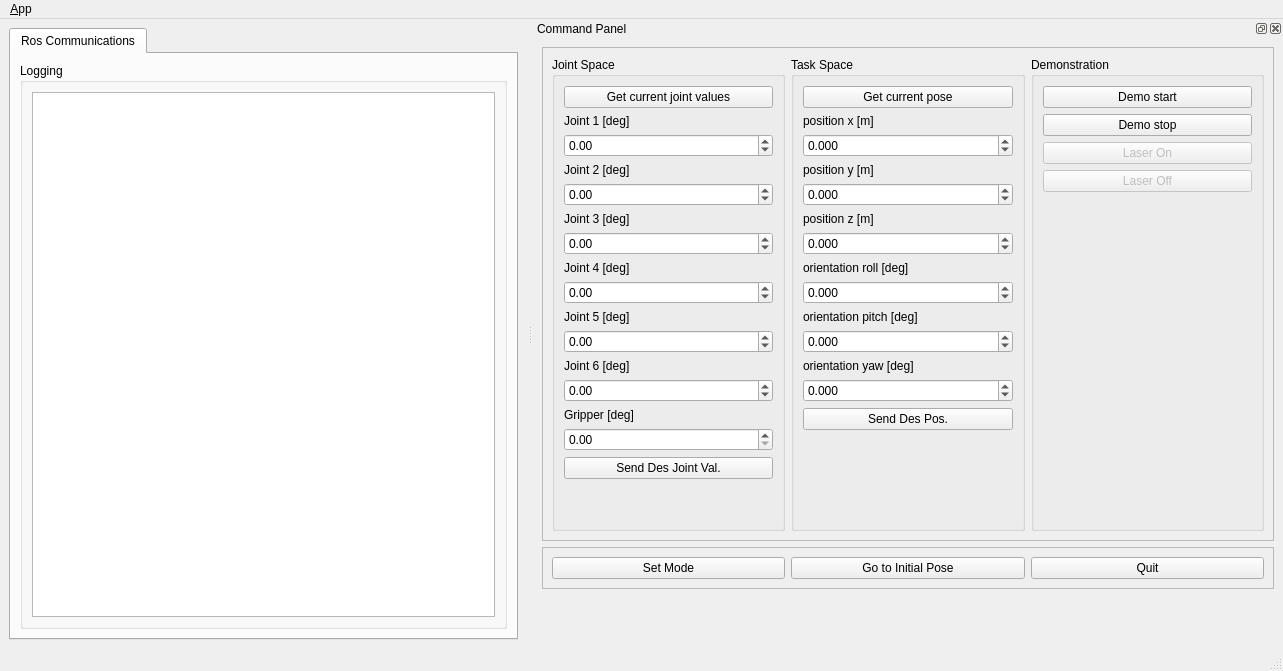
<?xml version="1.0" encoding="UTF-8"?>
<ui version="4.0">
 <class>MainWindowDesign</class>
 <widget class="QMainWindow" name="MainWindowDesign">
  <property name="geometry">
   <rect>
    <x>0</x>
    <y>0</y>
    <width>1283</width>
    <height>671</height>
   </rect>
  </property>
  <property name="windowTitle">
   <string>QRosApp</string>
  </property>
  <property name="windowIcon">
   <iconset resource="../resources/images.qrc">
    <normaloff>:/images/icon.png</normaloff>:/images/icon.png</iconset>
  </property>
  <property name="locale">
   <locale language="English" country="Australia"/>
  </property>
  <widget class="QWidget" name="centralwidget">
   <layout class="QHBoxLayout">
    <item>
     <widget class="QTabWidget" name="tab_manager">
      <property name="minimumSize">
       <size>
        <width>100</width>
        <height>0</height>
       </size>
      </property>
      <property name="locale">
       <locale language="English" country="Australia"/>
      </property>
      <property name="currentIndex">
       <number>0</number>
      </property>
      <widget class="QWidget" name="tab_status">
       <attribute name="title">
        <string>Ros Communications</string>
       </attribute>
       <layout class="QVBoxLayout" name="verticalLayout_2">
        <item>
         <widget class="QGroupBox" name="groupBox_12">
          <property name="sizePolicy">
           <sizepolicy hsizetype="MinimumExpanding" vsizetype="Preferred">
            <horstretch>0</horstretch>
            <verstretch>0</verstretch>
           </sizepolicy>
          </property>
          <property name="title">
           <string>Logging</string>
          </property>
          <layout class="QGridLayout" name="gridLayout_3">
           <item row="0" column="0">
            <widget class="QListView" name="view_logging"/>
           </item>
          </layout>
         </widget>
        </item>
       </layout>
      </widget>
     </widget>
    </item>
   </layout>
  </widget>
  <widget class="QMenuBar" name="menubar">
   <property name="geometry">
    <rect>
     <x>0</x>
     <y>0</y>
     <width>1283</width>
     <height>19</height>
    </rect>
   </property>
   <widget class="QMenu" name="menu_File">
    <property name="title">
     <string>&amp;App</string>
    </property>
    <addaction name="action_Preferences"/>
    <addaction name="separator"/>
    <addaction name="actionAbout"/>
    <addaction name="actionAbout_Qt"/>
    <addaction name="separator"/>
    <addaction name="action_Quit"/>
   </widget>
   <addaction name="menu_File"/>
  </widget>
  <widget class="QStatusBar" name="statusbar"/>
  <widget class="QDockWidget" name="dock_status">
   <property name="sizePolicy">
    <sizepolicy hsizetype="Preferred" vsizetype="Preferred">
     <horstretch>0</horstretch>
     <verstretch>0</verstretch>
    </sizepolicy>
   </property>
   <property name="minimumSize">
    <size>
     <width>750</width>
     <height>610</height>
    </size>
   </property>
   <property name="maximumSize">
    <size>
     <width>524287</width>
     <height>10000</height>
    </size>
   </property>
   <property name="allowedAreas">
    <set>Qt::RightDockWidgetArea</set>
   </property>
   <property name="windowTitle">
    <string>Command Panel</string>
   </property>
   <attribute name="dockWidgetArea">
    <number>2</number>
   </attribute>
   <widget class="QWidget" name="dockWidgetContents_2">
    <layout class="QFormLayout" name="formLayout">
     <property name="fieldGrowthPolicy">
      <enum>QFormLayout::AllNonFixedFieldsGrow</enum>
     </property>
     <item row="1" column="0" colspan="2">
      <widget class="QFrame" name="frame_2">
       <property name="maximumSize">
        <size>
         <width>800</width>
         <height>16777215</height>
        </size>
       </property>
       <property name="frameShape">
        <enum>QFrame::StyledPanel</enum>
       </property>
       <property name="frameShadow">
        <enum>QFrame::Raised</enum>
       </property>
       <layout class="QHBoxLayout" name="horizontalLayout">
        <item>
         <widget class="QPushButton" name="set_mode_button">
          <property name="text">
           <string>Set Mode</string>
          </property>
         </widget>
        </item>
        <item>
         <widget class="QPushButton" name="ini_pose_button">
          <property name="text">
           <string>Go to Initial Pose</string>
          </property>
         </widget>
        </item>
        <item>
         <widget class="QPushButton" name="quit_button">
          <property name="sizePolicy">
           <sizepolicy hsizetype="Minimum" vsizetype="Minimum">
            <horstretch>0</horstretch>
            <verstretch>0</verstretch>
           </sizepolicy>
          </property>
          <property name="text">
           <string>Quit</string>
          </property>
         </widget>
        </item>
       </layout>
      </widget>
     </item>
     <item row="0" column="0" colspan="2">
      <widget class="QFrame" name="frame">
       <property name="sizePolicy">
        <sizepolicy hsizetype="Preferred" vsizetype="Preferred">
         <horstretch>0</horstretch>
         <verstretch>0</verstretch>
        </sizepolicy>
       </property>
       <property name="maximumSize">
        <size>
         <width>16777215</width>
         <height>600</height>
        </size>
       </property>
       <property name="frameShape">
        <enum>QFrame::StyledPanel</enum>
       </property>
       <property name="frameShadow">
        <enum>QFrame::Raised</enum>
       </property>
       <layout class="QGridLayout" name="gridLayout">
        <item row="0" column="2" rowspan="4">
         <widget class="QGroupBox" name="demonstration">
          <property name="title">
           <string>Demonstration</string>
          </property>
          <layout class="QVBoxLayout" name="verticalLayout_6">
           <item>
            <widget class="QPushButton" name="demo_start_button">
             <property name="text">
              <string>Demo start</string>
             </property>
            </widget>
           </item>
           <item>
            <widget class="QPushButton" name="demo_stop_button">
             <property name="text">
              <string>Demo stop</string>
             </property>
            </widget>
           </item>
           <item>
            <widget class="QPushButton" name="laser_on_button">
             <property name="enabled">
              <bool>false</bool>
             </property>
             <property name="text">
              <string>Laser On</string>
             </property>
            </widget>
           </item>
           <item>
            <widget class="QPushButton" name="laser_off_button">
             <property name="enabled">
              <bool>false</bool>
             </property>
             <property name="text">
              <string>Laser Off</string>
             </property>
            </widget>
           </item>
           <item>
            <spacer name="verticalSpacer">
             <property name="orientation">
              <enum>Qt::Vertical</enum>
             </property>
             <property name="sizeHint" stdset="0">
              <size>
               <width>20</width>
               <height>40</height>
              </size>
             </property>
            </spacer>
           </item>
          </layout>
         </widget>
        </item>
        <item row="0" column="1" rowspan="4">
         <widget class="QGroupBox" name="task_space">
          <property name="title">
           <string>Task Space</string>
          </property>
          <layout class="QVBoxLayout" name="verticalLayout">
           <item>
            <widget class="QPushButton" name="curr_pos_button">
             <property name="text">
              <string>Get current pose</string>
             </property>
            </widget>
           </item>
           <item>
            <widget class="QLabel" name="pos_x">
             <property name="text">
              <string>position x [m]</string>
             </property>
            </widget>
           </item>
           <item>
            <widget class="QDoubleSpinBox" name="pos_x_spinbox">
             <property name="decimals">
              <number>3</number>
             </property>
             <property name="minimum">
              <double>-10.000000000000000</double>
             </property>
             <property name="maximum">
              <double>10.000000000000000</double>
             </property>
             <property name="singleStep">
              <double>0.010000000000000</double>
             </property>
            </widget>
           </item>
           <item>
            <widget class="QLabel" name="pos_y">
             <property name="text">
              <string>position y [m]</string>
             </property>
            </widget>
           </item>
           <item>
            <widget class="QDoubleSpinBox" name="pos_y_spinbox">
             <property name="decimals">
              <number>3</number>
             </property>
             <property name="minimum">
              <double>-10.000000000000000</double>
             </property>
             <property name="maximum">
              <double>10.000000000000000</double>
             </property>
             <property name="singleStep">
              <double>0.010000000000000</double>
             </property>
            </widget>
           </item>
           <item>
            <widget class="QLabel" name="pos_z">
             <property name="text">
              <string>position z [m]</string>
             </property>
            </widget>
           </item>
           <item>
            <widget class="QDoubleSpinBox" name="pos_z_spinbox">
             <property name="decimals">
              <number>3</number>
             </property>
             <property name="minimum">
              <double>-10.000000000000000</double>
             </property>
             <property name="maximum">
              <double>10.000000000000000</double>
             </property>
             <property name="singleStep">
              <double>0.010000000000000</double>
             </property>
            </widget>
           </item>
           <item>
            <widget class="QLabel" name="ori_roll">
             <property name="text">
              <string>orientation roll [deg]</string>
             </property>
            </widget>
           </item>
           <item>
            <widget class="QDoubleSpinBox" name="ori_roll_spinbox">
             <property name="decimals">
              <number>3</number>
             </property>
             <property name="minimum">
              <double>-360.000000000000000</double>
             </property>
             <property name="maximum">
              <double>360.000000000000000</double>
             </property>
             <property name="singleStep">
              <double>0.500000000000000</double>
             </property>
            </widget>
           </item>
           <item>
            <widget class="QLabel" name="ori_pitch">
             <property name="text">
              <string>orientation pitch [deg]</string>
             </property>
            </widget>
           </item>
           <item>
            <widget class="QDoubleSpinBox" name="ori_pitch_spinbox">
             <property name="decimals">
              <number>3</number>
             </property>
             <property name="minimum">
              <double>-360.000000000000000</double>
             </property>
             <property name="maximum">
              <double>360.000000000000000</double>
             </property>
             <property name="singleStep">
              <double>0.500000000000000</double>
             </property>
            </widget>
           </item>
           <item>
            <widget class="QLabel" name="ori_yaw">
             <property name="text">
              <string>orientation yaw [deg]</string>
             </property>
            </widget>
           </item>
           <item>
            <widget class="QDoubleSpinBox" name="ori_yaw_spinbox">
             <property name="decimals">
              <number>3</number>
             </property>
             <property name="minimum">
              <double>-360.000000000000000</double>
             </property>
             <property name="maximum">
              <double>360.000000000000000</double>
             </property>
             <property name="singleStep">
              <double>0.500000000000000</double>
             </property>
            </widget>
           </item>
           <item>
            <widget class="QPushButton" name="des_pos_button">
             <property name="text">
              <string>Send Des Pos.</string>
             </property>
            </widget>
           </item>
           <item>
            <spacer name="verticalSpacer_2">
             <property name="orientation">
              <enum>Qt::Vertical</enum>
             </property>
             <property name="sizeHint" stdset="0">
              <size>
               <width>20</width>
               <height>40</height>
              </size>
             </property>
            </spacer>
           </item>
          </layout>
         </widget>
        </item>
        <item row="0" column="0" rowspan="4">
         <widget class="QGroupBox" name="joint_space">
          <property name="title">
           <string>Joint Space</string>
          </property>
          <layout class="QVBoxLayout" name="verticalLayout_5">
           <item>
            <widget class="QPushButton" name="curr_joint_button">
             <property name="text">
              <string>Get current joint values</string>
             </property>
            </widget>
           </item>
           <item>
            <widget class="QLabel" name="joint1">
             <property name="text">
              <string>Joint 1 [deg]</string>
             </property>
            </widget>
           </item>
           <item>
            <widget class="QDoubleSpinBox" name="joint1_spinbox">
             <property name="minimum">
              <double>-180.000000000000000</double>
             </property>
             <property name="maximum">
              <double>180.000000000000000</double>
             </property>
             <property name="singleStep">
              <double>0.500000000000000</double>
             </property>
            </widget>
           </item>
           <item>
            <widget class="QLabel" name="joint2">
             <property name="text">
              <string>Joint 2 [deg]</string>
             </property>
            </widget>
           </item>
           <item>
            <widget class="QDoubleSpinBox" name="joint2_spinbox">
             <property name="minimum">
              <double>-180.000000000000000</double>
             </property>
             <property name="maximum">
              <double>180.000000000000000</double>
             </property>
             <property name="singleStep">
              <double>0.500000000000000</double>
             </property>
            </widget>
           </item>
           <item>
            <widget class="QLabel" name="joint3">
             <property name="text">
              <string>Joint 3 [deg]</string>
             </property>
            </widget>
           </item>
           <item>
            <widget class="QDoubleSpinBox" name="joint3_spinbox">
             <property name="minimum">
              <double>-180.000000000000000</double>
             </property>
             <property name="maximum">
              <double>180.000000000000000</double>
             </property>
             <property name="singleStep">
              <double>0.500000000000000</double>
             </property>
            </widget>
           </item>
           <item>
            <widget class="QLabel" name="joint4">
             <property name="text">
              <string>Joint 4 [deg]</string>
             </property>
            </widget>
           </item>
           <item>
            <widget class="QDoubleSpinBox" name="joint4_spinbox">
             <property name="minimum">
              <double>-180.000000000000000</double>
             </property>
             <property name="maximum">
              <double>180.000000000000000</double>
             </property>
             <property name="singleStep">
              <double>0.500000000000000</double>
             </property>
            </widget>
           </item>
           <item>
            <widget class="QLabel" name="joint5">
             <property name="text">
              <string>Joint 5 [deg]</string>
             </property>
            </widget>
           </item>
           <item>
            <widget class="QDoubleSpinBox" name="joint5_spinbox">
             <property name="minimum">
              <double>-180.000000000000000</double>
             </property>
             <property name="maximum">
              <double>180.000000000000000</double>
             </property>
             <property name="singleStep">
              <double>0.500000000000000</double>
             </property>
            </widget>
           </item>
           <item>
            <widget class="QLabel" name="joint6">
             <property name="text">
              <string>Joint 6 [deg]</string>
             </property>
            </widget>
           </item>
           <item>
            <widget class="QDoubleSpinBox" name="joint6_spinbox">
             <property name="minimum">
              <double>-360.000000000000000</double>
             </property>
             <property name="maximum">
              <double>360.000000000000000</double>
             </property>
             <property name="singleStep">
              <double>0.500000000000000</double>
             </property>
            </widget>
           </item>
           <item>
            <widget class="QLabel" name="grip">
             <property name="text">
              <string>Gripper [deg]</string>
             </property>
            </widget>
           </item>
           <item>
            <widget class="QDoubleSpinBox" name="grip_spinbox">
             <property name="maximum">
              <double>65.000000000000000</double>
             </property>
             <property name="singleStep">
              <double>0.500000000000000</double>
             </property>
            </widget>
           </item>
           <item>
            <widget class="QPushButton" name="des_joint_button">
             <property name="text">
              <string>Send Des Joint Val.</string>
             </property>
            </widget>
           </item>
           <item>
            <spacer name="verticalSpacer_3">
             <property name="orientation">
              <enum>Qt::Vertical</enum>
             </property>
             <property name="sizeHint" stdset="0">
              <size>
               <width>20</width>
               <height>40</height>
              </size>
             </property>
            </spacer>
           </item>
          </layout>
         </widget>
        </item>
       </layout>
      </widget>
     </item>
    </layout>
   </widget>
  </widget>
  <action name="action_Quit">
   <property name="text">
    <string>&amp;Quit</string>
   </property>
   <property name="shortcut">
    <string>Ctrl+Q</string>
   </property>
   <property name="shortcutContext">
    <enum>Qt::ApplicationShortcut</enum>
   </property>
  </action>
  <action name="action_Preferences">
   <property name="text">
    <string>&amp;Preferences</string>
   </property>
  </action>
  <action name="actionAbout">
   <property name="text">
    <string>&amp;About</string>
   </property>
  </action>
  <action name="actionAbout_Qt">
   <property name="text">
    <string>About &amp;Qt</string>
   </property>
  </action>
 </widget>
 <resources>
  <include location="../resources/images.qrc"/>
 </resources>
 <connections>
  <connection>
   <sender>action_Quit</sender>
   <signal>triggered()</signal>
   <receiver>MainWindowDesign</receiver>
   <slot>close()</slot>
   <hints>
    <hint type="sourcelabel">
     <x>-1</x>
     <y>-1</y>
    </hint>
    <hint type="destinationlabel">
     <x>399</x>
     <y>299</y>
    </hint>
   </hints>
  </connection>
  <connection>
   <sender>quit_button</sender>
   <signal>clicked()</signal>
   <receiver>MainWindowDesign</receiver>
   <slot>close()</slot>
   <hints>
    <hint type="sourcelabel">
     <x>859</x>
     <y>552</y>
    </hint>
    <hint type="destinationlabel">
     <x>469</x>
     <y>299</y>
    </hint>
   </hints>
  </connection>
 </connections>
</ui>
